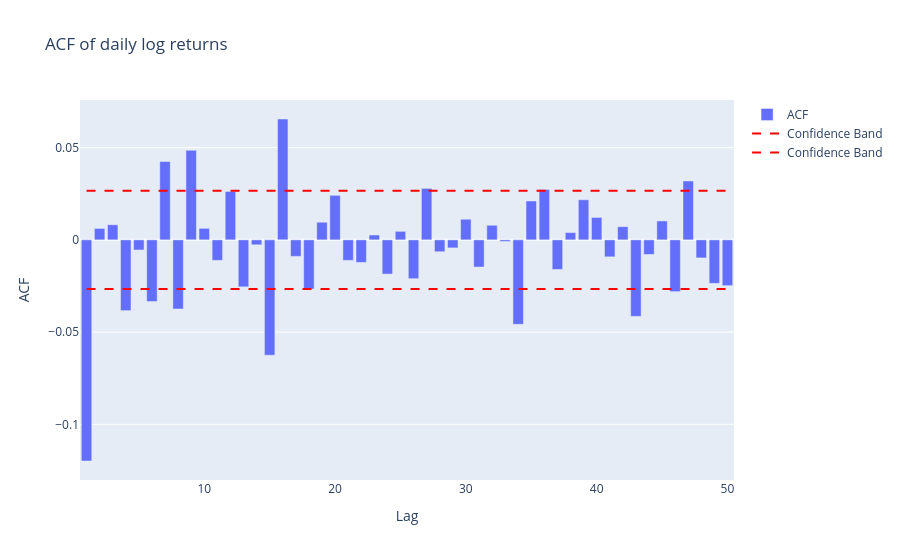

Notebook source saved alongside this figure:
### Markdown cell above
## §2.2 No linear autocorrelation in returns — guide §2.2

**Definition — Autocorrelation function (ACF).** For a (weakly) stationary series $\{X_t\}$ with mean $\mu = E[X_t]$ and variance $\gamma_0 = \mathrm{Var}(X_t)$, the autocorrelation at lag $k$ is

$$
\rho(k) = \frac{\gamma_k}{\gamma_0}, \qquad \gamma_k = \mathrm{Cov}(X_t, X_{t+k}) = E\big[(X_t - \mu)(X_{t+k} - \mu)\big].
$$

The sample estimator used in practice, for a series of length $n$, is

$$
\hat{\rho}(k) = \frac{\sum_{t=1}^{n-k} (X_t - \bar{X})(X_{t+k} - \bar{X})}{\sum_{t=1}^{n} (X_t - \bar{X})^2}.
$$

Under the null hypothesis that $\{X_t\}$ is iid (white noise), $\hat{\rho}(k)$ is asymptotically $\mathcal{N}(0, 1/n)$ for each fixed $k > 0$, which is where the $\pm 1.96/\sqrt{n}$ band (a 95% pointwise confidence interval under that null) comes from.

- Q. Suppose ρ(1) were reliably +0.10. What trade exists, who runs it, and what does their activity do to ρ(1)?

**Task:** ACF of r out to lag 50, with the ±1.96/√n band.

**DONE when:** the plot exists and you can defend what the band assumes.

<details><summary>Hint — API</summary>

`statsmodels.tsa.stattools.acf(r, nlags=50)` returns the ACF values themselves; drop lag 0 (it is 1.0 by definition and flattens the rest), draw the remainder with `go.Bar`, and add the ±1.96/√n band as two horizontal lines (`fig.add_hline`). Computing that band yourself — rather than letting a helper draw it — is where the learning is.

</details>

### Code cell
# TODO(you): ACF of r to lag 50, iid confidence band
import statsmodels.api as sm
acf = sm.tsa.stattools.acf(r, nlags=50)[1:] # Exclude lag 0

# Plotting the ACF with confidence bands

fig = go.Figure()

# Create bar plot
fig.add_trace(
    go.Bar(
        x=np.arange(1, len(acf)+1),
        y=acf,
        name='ACF'
    )
)

# Add 95% confidence bands for iid
conf_band = 1.96/np.sqrt(len(r))
fig.add_trace(
    go.Scatter(
        x=np.arange(1, len(acf)+1),
        y=[conf_band]*len(acf),
        mode='lines',
        name='Confidence Band',
        line=dict(color='red', dash='dash')
    )
)
fig.add_trace(
    go.Scatter(
        x=np.arange(1, len(acf)+1),
        y=[-conf_band]*len(acf),
        mode='lines',
        name='Confidence Band',
        line=dict(color='red', dash='dash')
    )
)

fig.update_layout(title="ACF of daily log returns",
                   xaxis_title="Lag", yaxis_title="ACF")


fig.show()
# TODO: I do not fully understand why the first lag is particularily significant.

### Figure 1 — Plotly figure (JSON) as saved in the notebook; plotly's stock layout.template omitted (floating-point values rounded to 4 significant figures)
{"data": [{"name": "ACF", "type": "bar", "x": [1, 2, 3, 4, 5, 6, 7, 8, 9, 10, 11, 12, 13, 14, 15, 16, 17, 18, 19, 20, 21, 22, 23, 24, 25, 26, 27, 28, 29, 30, 31, 32, 33, 34, 35, 36, 37, 38, 39, 40, 41, 42, 43, 44, 45, 46, 47, 48, 49, 50], "y": [-0.1199, 0.006197, 0.008188, -0.03836, -0.005482, -0.03343, 0.04249, -0.03747, 0.04854, 0.006258, -0.0111, 0.02625, -0.02547, -0.002673, -0.06253, 0.06552, -0.00896, -0.02663, 0.009561, 0.02415, -0.01113, -0.01224, 0.002633, -0.01854, 0.004626, -0.02105, 0.0279, -0.006436, -0.004358, 0.01118, -0.01474, 0.007923, -0.0008678, -0.04579, 0.02108, 0.02733, -0.01603, 0.003952, 0.02174, 0.01215, -0.009194, 0.007149, -0.04148, -0.007902, 0.01027, -0.02807, 0.03193, -0.009783, -0.02358, -0.02483]}, {"line": {"color": "red", "dash": "dash"}, "mode": "lines", "name": "Confidence Band", "type": "scatter", "x": [1, 2, 3, 4, 5, 6, 7, 8, 9, 10, 11, 12, 13, 14, 15, 16, 17, 18, 19, 20, 21, 22, 23, 24, 25, 26, 27, 28, 29, 30, 31, 32, 33, 34, 35, 36, 37, 38, 39, 40, 41, 42, 43, 44, 45, 46, 47, 48, 49, 50], "y": [0.02664, 0.02664, 0.02664, 0.02664, 0.02664, 0.02664, 0.02664, 0.02664, 0.02664, 0.02664, 0.02664, 0.02664, 0.02664, 0.02664, 0.02664, 0.02664, 0.02664, 0.02664, 0.02664, 0.02664, 0.02664, 0.02664, 0.02664, 0.02664, 0.02664, 0.02664, 0.02664, 0.02664, 0.02664, 0.02664, 0.02664, 0.02664, 0.02664, 0.02664, 0.02664, 0.02664, 0.02664, 0.02664, 0.02664, 0.02664, 0.02664, 0.02664, 0.02664, 0.02664, 0.02664, 0.02664, 0.02664, 0.02664, 0.02664, 0.02664]}, {"line": {"color": "red", "dash": "dash"}, "mode": "lines", "name": "Confidence Band", "type": "scatter", "x": [1, 2, 3, 4, 5, 6, 7, 8, 9, 10, 11, 12, 13, 14, 15, 16, 17, 18, 19, 20, 21, 22, 23, 24, 25, 26, 27, 28, 29, 30, 31, 32, 33, 34, 35, 36, 37, 38, 39, 40, 41, 42, 43, 44, 45, 46, 47, 48, 49, 50], "y": [-0.02664, -0.02664, -0.02664, -0.02664, -0.02664, -0.02664, -0.02664, -0.02664, -0.02664, -0.02664, -0.02664, -0.02664, -0.02664, -0.02664, -0.02664, -0.02664, -0.02664, -0.02664, -0.02664, -0.02664, -0.02664, -0.02664, -0.02664, -0.02664, -0.02664, -0.02664, -0.02664, -0.02664, -0.02664, -0.02664, -0.02664, -0.02664, -0.02664, -0.02664, -0.02664, -0.02664, -0.02664, -0.02664, -0.02664, -0.02664, -0.02664, -0.02664, -0.02664, -0.02664, -0.02664, -0.02664, -0.02664, -0.02664, -0.02664, -0.02664]}], "layout": {"title": {"text": "ACF of daily log returns"}, "xaxis": {"title": {"text": "Lag"}}, "yaxis": {"title": {"text": "ACF"}}}}
